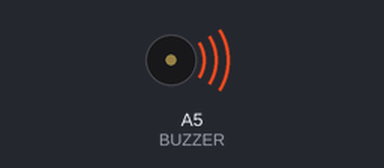
A sketch run on a simulated Arduino Uno, built with avr-gcc and run on an emulated ATmega328P. Parts: buzzer (waves = sounding).

Above: at 0.14 s.
Timing chart, 0 to 3.0 s (numbered marks = the images above):
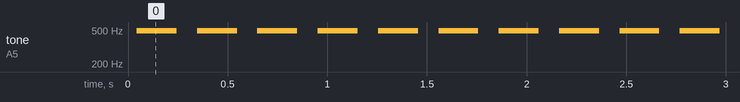

The sketch:

music.ino
```cpp
#define BUZZER A5

void setup() {
  // put your setup code here, to run once:
  pinMode(A5,OUTPUT);

}

void loop() {
  // put your main code here, to run repeatedly:
  for(int i = 0;i<100;i++){
    analogWrite(BUZZER,200);
    delay(1);
    analogWrite(BUZZER,0);
    delay(1);
  }
  analogWrite(BUZZER,0);
  delay(100);

}
```

Measured:
- by itself, tone on A5 (BUZZER): alternates 493 Hz for 0.20 s and silent for 0.10 s
